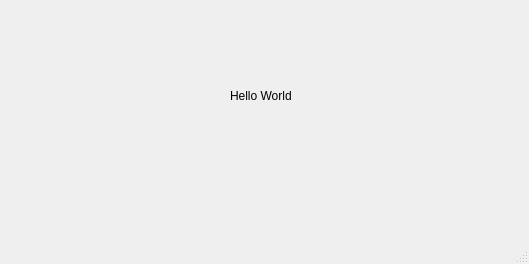
<?xml version="1.0" encoding="UTF-8"?>
<ui version="4.0">
 <class>MainWindow</class>
 <widget class="QMainWindow" name="MainWindow">
  <property name="geometry">
   <rect>
    <x>0</x>
    <y>0</y>
    <width>529</width>
    <height>264</height>
   </rect>
  </property>
  <property name="windowTitle">
   <string>Deneme1</string>
  </property>
  <widget class="QWidget" name="centralwidget">
   <widget class="QLabel" name="label">
    <property name="geometry">
     <rect>
      <x>230</x>
      <y>60</y>
      <width>131</width>
      <height>71</height>
     </rect>
    </property>
    <property name="text">
     <string>Hello World</string>
    </property>
   </widget>
  </widget>
  <widget class="QMenuBar" name="menubar">
   <property name="geometry">
    <rect>
     <x>0</x>
     <y>0</y>
     <width>529</width>
     <height>21</height>
    </rect>
   </property>
  </widget>
  <widget class="QStatusBar" name="statusbar"/>
 </widget>
 <resources/>
 <connections/>
</ui>
